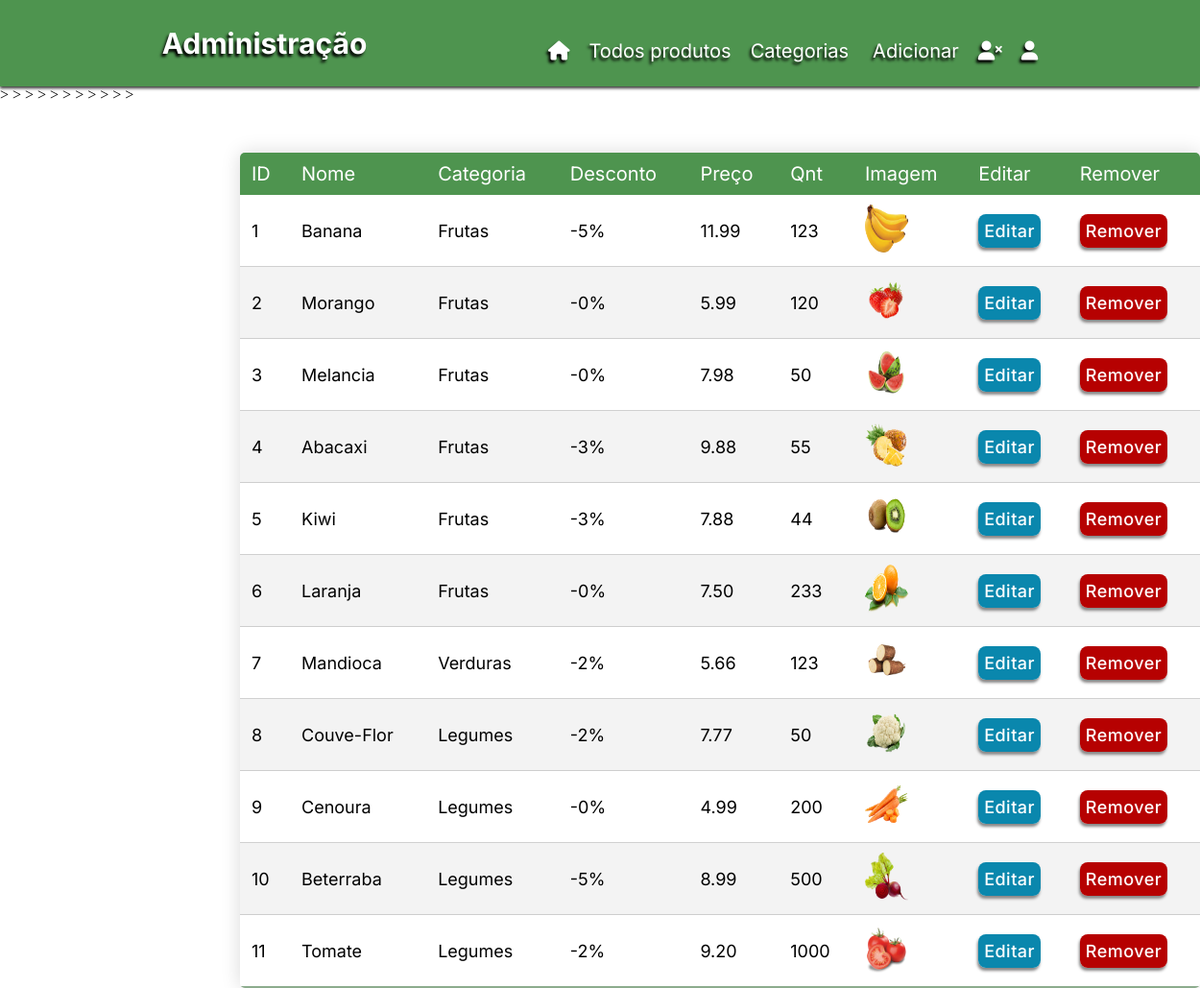
The page /admin (signed in) on the database its author committed.
### shop/produtos/models.py (models this page shows, shortened)
class AddProduct(db.Model):
    __searchable__= ['name','desc']
    id= db.Column(db.Integer, primary_key=True)
    name= db.Column(db.String(80), nullable=False)
    price= db.Column(db.Numeric(10,2), nullable=False)
    discount= db.Column(db.Integer, default=0)
    stock= db.Column(db.Integer, nullable=False)
    desc= db.Column(db.Text, nullable=False)
    pub_date= db.Column(db.DateTime, nullable=False, default=datetime.utcnow)
    category_id= db.Column(db.Integer, db.ForeignKey('category.id'), nullable=False)
    category= db.relationship('Category', backref=db.backref('categories', lazy=True))
    image_1= db.Column(db.String(150),nullable=False, default='image.jpg')
    image_2= db.Column(db.String(150),nullable=False, default='image.jpg')
    image_3= db.Column(db.String(150),nullable=False, default='image.jpg')

class Category(db.Model):
    id= db.Column(db.Integer, primary_key=True)
    name= db.Column(db.String(30), nullable=False, unique=True)

### shop/admin/routes.py (the view)
@app.route('/admin')
def admin():
    if 'email' not in session:
        flash(f'Por favor, conecte-se primeiro.', 'danger')
        return redirect(url_for('login'))
    products = AddProduct.query.all()
    return render_template('admin/index.html', title='Admin Page', products=products)

### shop/templates/admin/index.html (shortened to what this page needs)
{% block content %}
<!DOCTYPE html>
<html lang="en">
<head>
    <link rel="stylesheet" href="{{url_for('static', filename='css/style.css')}}">
    <link rel="stylesheet" href="https://cdn.jsdelivr.net/npm/bootstrap-icons@1.8.3/font/bootstrap-icons.css">
</head>
<body>
    <nav class="navbar">
        <div class="logo">
            <a href="/admin" >
                <h1>Administração</h1>
            </a>
        </div>
        <ul class="nav-list">
            <li>
                <a href="/" title="LOJA.">
                    <i class="fa-solid fa-house"></i>
                </a>
            </li>
            <li><a href="/admin">Todos produtos</a></li>
            <li><a href="/category">Categorias</a></li>
            <div class="conteiner">
                <button class="click">Adicionar</button>
            </div>
            <li>
                <a href="{{url_for('adminLogout')}}" title="Logout">
                <i class="fa-solid fa-user-xmark"></i>
                </a>
            </li>
            <li>
                <a href="{{url_for('register')}}" title="Register admin">
                <i class="fa-solid fa-user"></i>
                </a>
            </li>
        </ul>
    </nav>
        <table class="content-table">
            <thead>
                <tr>
                    <th>ID</th>
                    <th>Nome</th>
                    <th>Categoria</th>
                    <th>Desconto</th>
                    <th>Preço</th>
                    <th>Qnt</th>
                    <th>Imagem</th>
                    <th>Editar</th>
                    <th>Remover</th>
                </tr>
            </thead>
            <tbody>
            {% for product in products %}
                <tr>
                    <td>{{loop.index}}</td>
                    <td>{{product.name}}</td>
                    <td>{{product.category.name}}</td>
                    <td>-{{product.discount}}%</td>
                    <td>{{product.price}}</td>
                    <td>{{product.stock}}</td>
                    <td>
                        <img src="{{url_for('static', filename='images/' + product.image_1)}}" alt="Product Image" width="45" height="50">
                    </td>
                    <td>
                        <a href="{{url_for('updateproduct', id=product.id)}}" class="btn-edit">
                            Editar
                        </a>
                    </td>
                    <td>
                        <a href="{{url_for('deleteproduct', id=product.id)}}" class="btn-delete">
                            Remover
                        </a>
                    </td>>
                </tr>
            {% endfor %}
            </tbody>
        </table>
</body>
</html>
{% endblock content %}

### shop/static/css/style.css (style rules this page uses)
* { margin: 0; padding: 0; box-sizing: border-box; scroll-behavior: smooth; }
body { overflow-x: hidden; background: #ffffff; }
.navbar a { font-size: 20px; color: rgb(255, 255, 255); text-decoration: none; transition: 0.3s; }
ul { list-style: none; }
.navbar { text-shadow: -2px 3px 3px rgb(0, 0, 0); font-family: 'Inter', sans-serif; background: #4E944F; position: static; height: 90px; display: flex; align-items: center; width: 100%; justify-content: space-evenly; color: rgb(255, 255, 255); z-index: 1100; box-shadow: 0px 2px 3px #353535; }
.nav-list { list-style: none; display: flex; margin-top: 15px; }
.nav-list li { margin-left: 20px; }
.conteiner { position: relative; }
.click { outline: none; border: none; background-color: #4E944F; text-shadow: -2px 3px 3px rgb(0, 0, 0); font-family: 'Inter', sans-serif; font-size: 20px; color: rgb(255, 255, 255); text-decoration: none; transition: 0.3s; margin-left: 25px; }
.content-table { color: black; font-family: 'Inter'; position:absolute; top:15%; left: 20%; border-collapse: collapse; margin: 5px 0; margin-bottom: 50px; font-size: 0.9em; min-width: 1000px; border-radius: 5px; overflow: hidden; box-shadow: 0 0 20px rgba(0, 0, 0, 0.15); }
.content-table thead tr { font-size: 20px; background: rgb(78, 148, 79); color: #ffffff; text-align: left; font-weight: bold; }
.content-table td { font-size: 18px; }
.content-table th, .content-table td { font-weight: 400; padding: 10px 12px; }
.content-table tbody tr { border-bottom: 1px solid rgba(201, 201, 201, 0.867); }
.content-table tbody tr:nth-of-type(even) { background-color: #f3f3f3; }
.content-table tbody:last-of-type { border-bottom: 2px solid rgb(140, 172, 141); }
.btn-edit { margin-bottom: 3px; margin-top: 10px; width: 20%; padding: 7px 6px; border: none; border-radius: 8px; outline: none; font-weight: 500; letter-spacing: 0.5px; color: #ffffff; background: rgb(10, 135, 173); cursor: pointer; box-shadow: -1px 3px 3px #888787; text-decoration: none; }
.btn-delete { margin-bottom: 3px; margin-top: 10px; width: 20%; padding: 7px 6px; border: none; border-radius: 8px; outline: none; font-weight: 500; letter-spacing: 0.5px; color: #ffffff; background: rgb(182, 1, 1); cursor: pointer; box-shadow: -1px 3px 3px #888787; text-decoration: none; }

### rows shown on the page
AddProduct: name "Banana", category.name "Frutas", discount "5", price "11.99", stock "123", image_1 (picture)
AddProduct: name "Morango", category.name "Frutas", discount "0", price "5.99", stock "120", image_1 (picture)
AddProduct: name "Melancia", category.name "Frutas", discount "0", price "7.98", stock "50", image_1 (picture)
AddProduct: name "Abacaxi", category.name "Frutas", discount "3", price "9.88", stock "55", image_1 (picture)
AddProduct: name "Kiwi", category.name "Frutas", discount "3", price "7.88", stock "44", image_1 (picture)
AddProduct: name "Laranja", category.name "Frutas", discount "0", price "7.50", stock "233", image_1 (picture)
AddProduct: name "Mandioca", category.name "Verduras", discount "2", price "5.66", stock "123", image_1 (picture)
AddProduct: name "Couve-Flor", category.name "Legumes", discount "2", price "7.77", stock "50", image_1 (picture)
AddProduct: name "Cenoura", category.name "Legumes", discount "0", price "4.99", stock "200", image_1 (picture)
AddProduct: name "Beterraba", category.name "Legumes", discount "5", price "8.99", stock "500", image_1 (picture)
AddProduct: name "Tomate", category.name "Legumes", discount "2", price "9.20", stock "1000", image_1 (picture)
